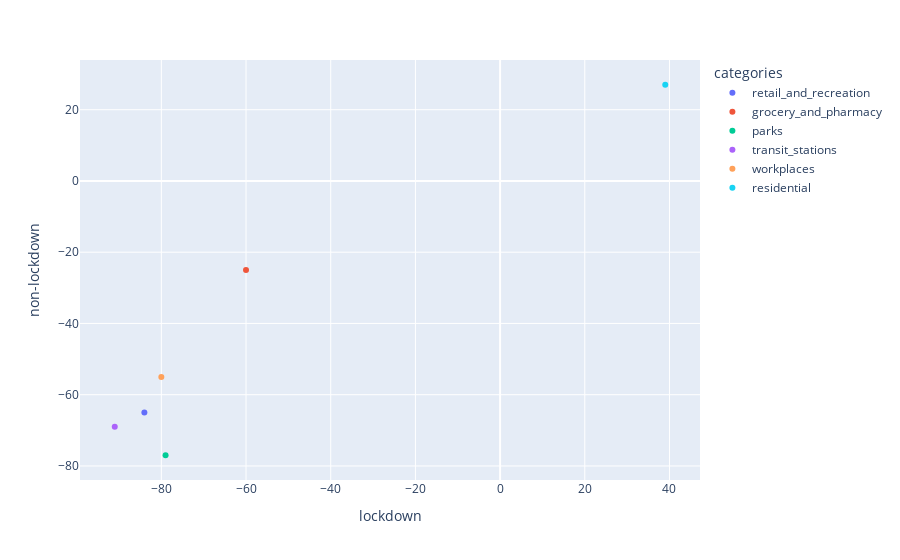

Source (notebook cell):
### Code cell
px.scatter(data, x='lockdown', y='non-lockdown', color='categories')

### Figure 1 — Plotly figure (JSON) as saved in the notebook; plotly's stock layout.template omitted (floating-point values rounded to 4 significant figures)
{"data": [{"hovertemplate": "categories=retail_and_recreation<br>lockdown=%{x}<br>non-lockdown=%{y}<extra></extra>", "legendgroup": "retail_and_recreation", "marker": {"color": "#636efa", "symbol": "circle"}, "mode": "markers", "name": "retail_and_recreation", "orientation": "v", "showlegend": true, "type": "scatter", "x": [-84], "xaxis": "x", "y": [-65], "yaxis": "y"}, {"hovertemplate": "categories=grocery_and_pharmacy<br>lockdown=%{x}<br>non-lockdown=%{y}<extra></extra>", "legendgroup": "grocery_and_pharmacy", "marker": {"color": "#EF553B", "symbol": "circle"}, "mode": "markers", "name": "grocery_and_pharmacy", "orientation": "v", "showlegend": true, "type": "scatter", "x": [-60], "xaxis": "x", "y": [-25], "yaxis": "y"}, {"hovertemplate": "categories=parks<br>lockdown=%{x}<br>non-lockdown=%{y}<extra></extra>", "legendgroup": "parks", "marker": {"color": "#00cc96", "symbol": "circle"}, "mode": "markers", "name": "parks", "orientation": "v", "showlegend": true, "type": "scatter", "x": [-79], "xaxis": "x", "y": [-77], "yaxis": "y"}, {"hovertemplate": "categories=transit_stations<br>lockdown=%{x}<br>non-lockdown=%{y}<extra></extra>", "legendgroup": "transit_stations", "marker": {"color": "#ab63fa", "symbol": "circle"}, "mode": "markers", "name": "transit_stations", "orientation": "v", "showlegend": true, "type": "scatter", "x": [-91], "xaxis": "x", "y": [-69], "yaxis": "y"}, {"hovertemplate": "categories=workplaces<br>lockdown=%{x}<br>non-lockdown=%{y}<extra></extra>", "legendgroup": "workplaces", "marker": {"color": "#FFA15A", "symbol": "circle"}, "mode": "markers", "name": "workplaces", "orientation": "v", "showlegend": true, "type": "scatter", "x": [-80], "xaxis": "x", "y": [-55], "yaxis": "y"}, {"hovertemplate": "categories=residential<br>lockdown=%{x}<br>non-lockdown=%{y}<extra></extra>", "legendgroup": "residential", "marker": {"color": "#19d3f3", "symbol": "circle"}, "mode": "markers", "name": "residential", "orientation": "v", "showlegend": true, "type": "scatter", "x": [39], "xaxis": "x", "y": [27], "yaxis": "y"}], "layout": {"legend": {"title": {"text": "categories"}, "tracegroupgap": 0}, "margin": {"t": 60}, "xaxis": {"anchor": "y", "domain": [0, 1], "title": {"text": "lockdown"}}, "yaxis": {"anchor": "x", "domain": [0, 1], "title": {"text": "non-lockdown"}}}}
